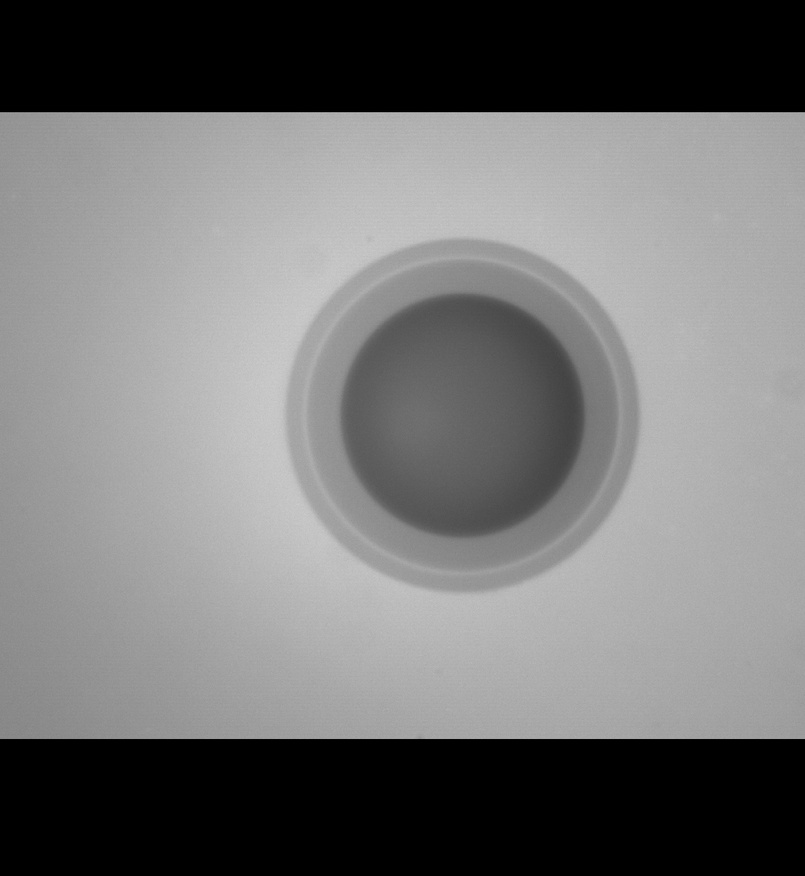
#> input picture image1.jpg, 805 x 876 px, shrunk from 1040 x 1132 before the run
$ python -i advanced_scratch_detection.py   (imports and definitions only)   (older library calls are emulated)
#> lines starting #> are read from the running program, lines starting #| are printed output that depends on the picture; after the words box and inside, x2 and y2 are one past the last pixel; in counts of white or black regions, pixels touching at a corner belong together
#> further down, picture is the input picture: shape (876, 805, 3); min 0, max 205, mean 115.5
#!/usr/bin/env python3
# advanced_scratch_detection.py

"""
Advanced Scratch Detection
=========================================
Based on yudarw's implementation with enhancements
"""

import cv2
import numpy as np
from typing import List, Tuple, Optional, Dict
import logging
from scipy import ndimage
from skimage.morphology import skeletonize
from skimage.feature import hessian_matrix, hessian_matrix_eigvals

class AdvancedScratchDetector:
    """
    Advanced scratch detection using multiple techniques
    """

    def __init__(self):
        self.methods = {
            'gradient': self._gradient_based_detection,
            'gabor': self._gabor_based_detection,
            'hessian': self._hessian_based_detection,
            'morphological': self._morphological_detection,
            'frequency': self._frequency_based_detection
        }

    def detect_scratches(self, image: np.ndarray, zone_mask: Optional[np.ndarray] = None,
                        methods: List[str] = ['gradient', 'gabor', 'hessian'],
                        fusion_weights: Optional[Dict[str, float]] = None) -> Tuple[np.ndarray, Dict[str, np.ndarray]]:
        """
        Detect scratches using multiple methods

        Args:
            image: Input grayscale image
            zone_mask: Optional zone mask
            methods: List of detection methods to use
            fusion_weights: Weights for method fusion

        Returns:
            Final scratch mask and individual method results
        """
        if len(image.shape) == 3:
            image = cv2.cvtColor(image, cv2.COLOR_BGR2GRAY)

        # Default weights
        if fusion_weights is None:
            fusion_weights = {method: 1.0 for method in methods}

        # Apply zone mask if provided
        if zone_mask is not None:
            masked_image = cv2.bitwise_and(image, image, mask=zone_mask)
        else:
            masked_image = image

        # Run selected methods
        individual_results = {}
        combined_map = np.zeros_like(image, dtype=np.float32)

        for method in methods:
            if method in self.methods:
                try:
                    result = self.methods[method](masked_image)
                    individual_results[method] = result

                    # Add weighted contribution
                    weight = fusion_weights.get(method, 1.0)
                    combined_map += result.astype(np.float32) * weight

                except Exception as e:
                    logging.error(f"Error in {method} scratch detection: {e}")
                    continue
#> this loop made 3 passes
#> pass 1, in detect_scratches, `result = self.methods[method](masked_image)`:
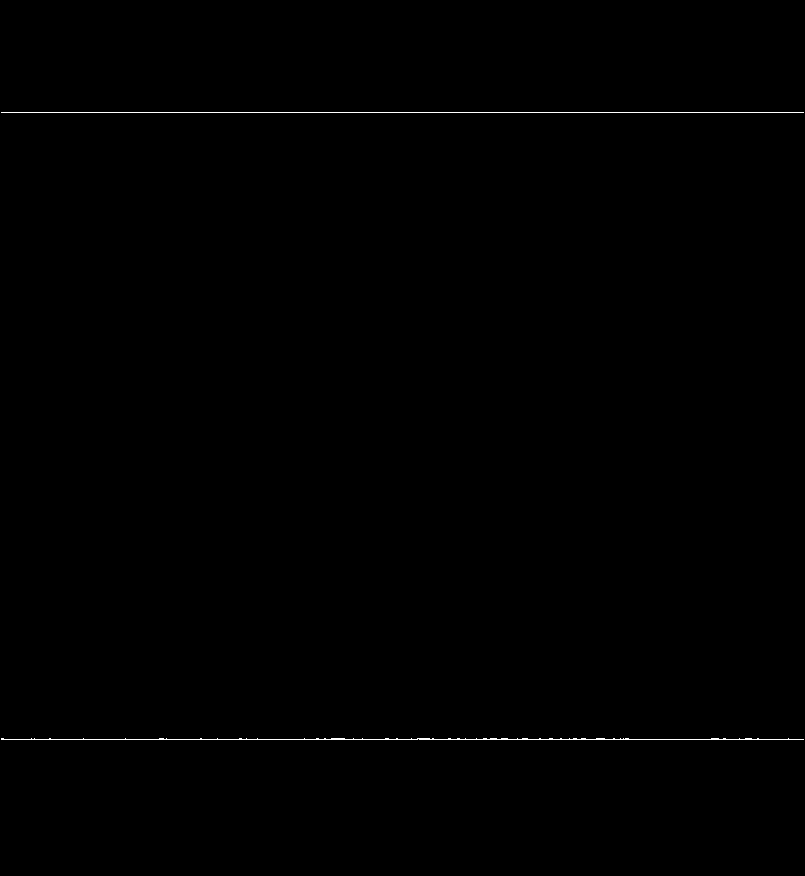
#> result: shape (876, 805); 0.25% white in thin lines or dots, all inside (x1, y1, x2, y2) = (1, 112, 804, 740)
#> pass 2, in detect_scratches, `result = self.methods[method](masked_image)`:
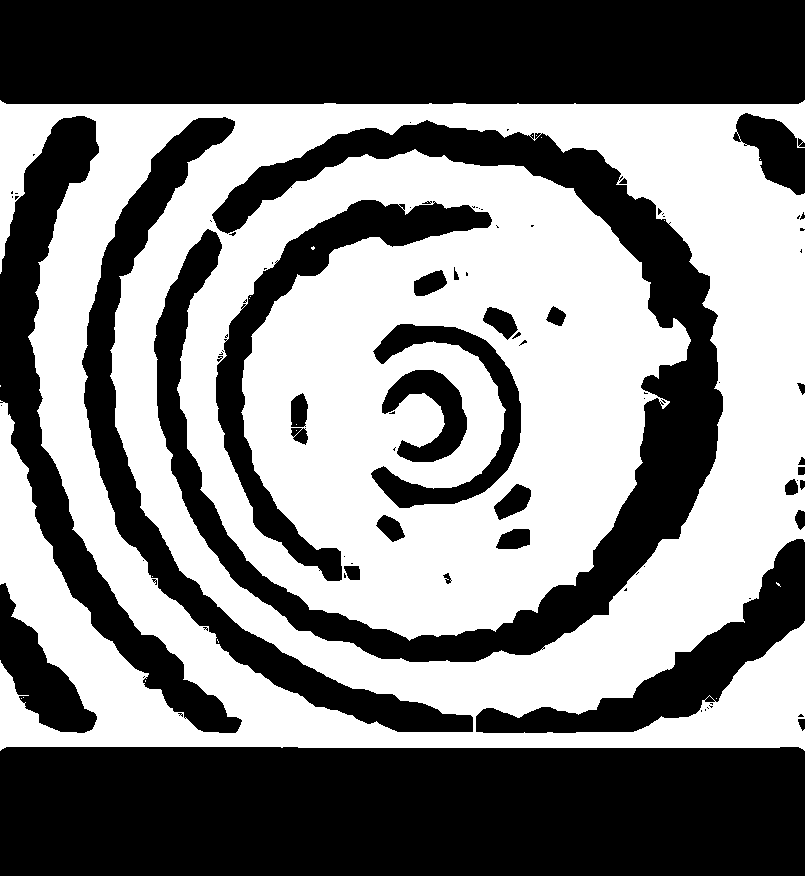
#> result: shape (876, 805); 50.3% white; 91 black regions (58 under 20 px), largest, box (x1, y1, x2, y2) and area: (0, 747, 805, 876) 103335, (0, 0, 805, 104) 83662, (154, 120, 723, 662) 57957
#> pass 2, in detect_scratches, `combined_map += result.astype(np.float32) * weight`:
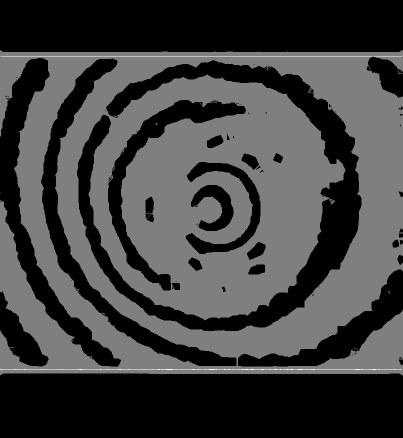
#> combined_map: shape (876, 805) float32 (shown at 1/2 size); min 0, max 510, mean 128.9; drawn with min black and max white
#> after the loop, individual_results = 2 items

        # Normalize combined map
        if len(individual_results) > 0:
            combined_map /= sum(fusion_weights.values())
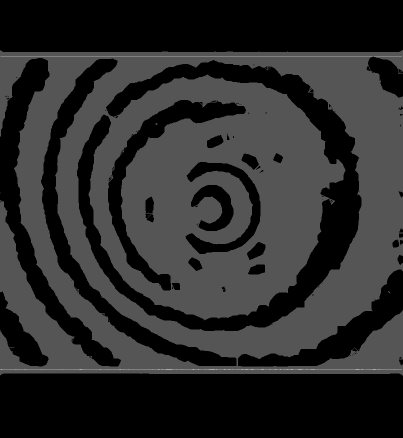
#> combined_map: shape (876, 805) float32 (shown at 1/2 size); min 0, max 170, mean 43
            combined_map = np.clip(combined_map, 0, 255).astype(np.uint8)

        # Apply zone mask to final result
        if zone_mask is not None:
            combined_map = cv2.bitwise_and(combined_map, combined_map, mask=zone_mask)

        # Post-processing
        final_mask = self._postprocess_scratch_mask(combined_map)

        return final_mask, individual_results

    def _gradient_based_detection(self, image: np.ndarray) -> np.ndarray:
        """
        Gradient-based scratch detection
        """
        # Multi-scale gradient analysis
        scales = [1, 2, 3]
        gradient_responses = []

        for scale in scales:
            # Gaussian smoothing at current scale
            sigma = scale * 0.5
            smoothed = cv2.GaussianBlur(image, (0, 0), sigma)

            # Compute gradients
            grad_x = cv2.Sobel(smoothed, cv2.CV_64F, 1, 0, ksize=3)
            grad_y = cv2.Sobel(smoothed, cv2.CV_64F, 0, 1, ksize=3)

            # Gradient magnitude
            grad_mag = np.sqrt(grad_x**2 + grad_y**2)

            # Gradient direction
            grad_dir = np.arctan2(grad_y, grad_x)

            # Directional non-maximum suppression
            nms_result = self._directional_nms(grad_mag, grad_dir)

            gradient_responses.append(nms_result)

        # Combine multi-scale responses
        combined = np.max(gradient_responses, axis=0)

        # Normalize
        combined = cv2.normalize(combined, None, 0, 255, cv2.NORM_MINMAX, dtype=cv2.CV_8U)

        # Threshold
        _, binary = cv2.threshold(combined, 0, 255, cv2.THRESH_BINARY + cv2.THRESH_OTSU)

        return binary

    def _gabor_based_detection(self, image: np.ndarray) -> np.ndarray:
        """
        Gabor filter based scratch detection
        """
        # Gabor parameters optimized for scratches
        ksize = 21
        sigma = 3.0
        lambd = 10.0
        gamma = 0.5
        psi = 0

        # Multiple orientations
        orientations = np.arange(0, np.pi, np.pi / 8)

        gabor_responses = []

        for theta in orientations:
            # Create Gabor kernel
            kernel = cv2.getGaborKernel((ksize, ksize), sigma, theta, lambd, gamma, psi)

            # Apply filter
            filtered = cv2.filter2D(image, cv2.CV_32F, kernel)

            # Take absolute value
            response = np.abs(filtered)

            gabor_responses.append(response)

        # Max response across orientations
        max_response = np.max(gabor_responses, axis=0)

        # Enhance linear structures
        # Apply morphological operations with oriented kernels
        enhanced = np.zeros_like(max_response)

        for theta in orientations:
            # Create oriented kernel
            kernel_length = 15
            kernel = self._create_oriented_kernel(kernel_length, theta, width=3)

            # Morphological closing
            closed = cv2.morphologyEx(max_response.astype(np.uint8), cv2.MORPH_CLOSE, kernel)
            enhanced = np.maximum(enhanced, closed)

        # Normalize and threshold
        enhanced = cv2.normalize(enhanced, None, 0, 255, cv2.NORM_MINMAX, dtype=cv2.CV_8U)
        _, binary = cv2.threshold(enhanced, 0, 255, cv2.THRESH_BINARY + cv2.THRESH_OTSU)

        return binary

    def _hessian_based_detection(self, image: np.ndarray) -> np.ndarray:
        """
        Hessian matrix based scratch detection
        """
        # Multi-scale Hessian analysis
        scales = [1.0, 1.5, 2.0]
        hessian_responses = []

        for sigma in scales:
            # Compute Hessian matrix
            Hxx, Hxy, Hyy = hessian_matrix(image, sigma=sigma, order='xy')

            # Compute eigenvalues
            lambda1, lambda2 = hessian_matrix_eigvals(Hxx, Hxy, Hyy)

            # Ridge measure (scratches are ridges)
            # Based on Frangi vesselness filter
            beta = 0.5
            c = 15

            # Ensure lambda2 is the larger eigenvalue
            lambda1_abs = np.abs(lambda1)
            lambda2_abs = np.abs(lambda2)

            # Ridge measure
            Rb = lambda1_abs / (lambda2_abs + 1e-10)
            S = np.sqrt(lambda1_abs**2 + lambda2_abs**2)

            # Vesselness measure
            vesselness = np.exp(-(Rb**2) / (2 * beta**2)) * (1 - np.exp(-(S**2) / (2 * c**2)))

            # Only keep where lambda2 < 0 (bright ridges on dark background)
            vesselness[lambda2 >= 0] = 0

            hessian_responses.append(vesselness)

        # Combine scales
        combined = np.max(hessian_responses, axis=0)

        # Normalize
        combined = cv2.normalize(combined, None, 0, 255, cv2.NORM_MINMAX, dtype=cv2.CV_8U)

        # Threshold
        _, binary = cv2.threshold(combined, 30, 255, cv2.THRESH_BINARY)

        return binary

    # [73 lines left out: functions _morphological_detection, _frequency_based_detection, not called in this run]

    def _create_oriented_kernel(self, length: int, angle: float, width: int = 3) -> np.ndarray:
        """
        Create an oriented linear kernel
        """
        # Create a horizontal line kernel
        kernel = np.zeros((length, length), dtype=np.uint8)
        center = length // 2

        # Draw horizontal line
        kernel[center - width//2:center + width//2 + 1, :] = 1

        # Rotate kernel
        M = cv2.getRotationMatrix2D((center, center), np.degrees(angle), 1)
        rotated = cv2.warpAffine(kernel, M, (length, length))

        return rotated

    # [22 lines left out: function _create_oriented_bandpass, not called in this run]

    def _directional_nms(self, magnitude: np.ndarray, direction: np.ndarray) -> np.ndarray:
        """
        Directional non-maximum suppression
        """
        rows, cols = magnitude.shape
        suppressed = np.zeros_like(magnitude)
        angle = direction * 180.0 / np.pi
        angle[angle < 0] += 180

        for i in range(1, rows - 1):
            for j in range(1, cols - 1):
                q = 255
                r = 255

                # Angle 0
                if (0 <= angle[i, j] < 22.5) or (157.5 <= angle[i, j] <= 180):
                    q = magnitude[i, j+1]
                    r = magnitude[i, j-1]
                # Angle 45
                elif 22.5 <= angle[i, j] < 67.5:
                    q = magnitude[i+1, j-1]
                    r = magnitude[i-1, j+1]
                # Angle 90
                elif 67.5 <= angle[i, j] < 112.5:
                    q = magnitude[i+1, j]
                    r = magnitude[i-1, j]
                # Angle 135
                elif 112.5 <= angle[i, j] < 157.5:
                    q = magnitude[i-1, j-1]
                    r = magnitude[i+1, j+1]

                if magnitude[i, j] >= q and magnitude[i, j] >= r:
                    suppressed[i, j] = magnitude[i, j]

        return suppressed

    def _postprocess_scratch_mask(self, mask: np.ndarray) -> np.ndarray:
        """
        Post-process scratch detection results
        """
        # Remove small components
        min_scratch_length = 20
        num_labels, labels, stats, _ = cv2.connectedComponentsWithStats(mask, connectivity=8)
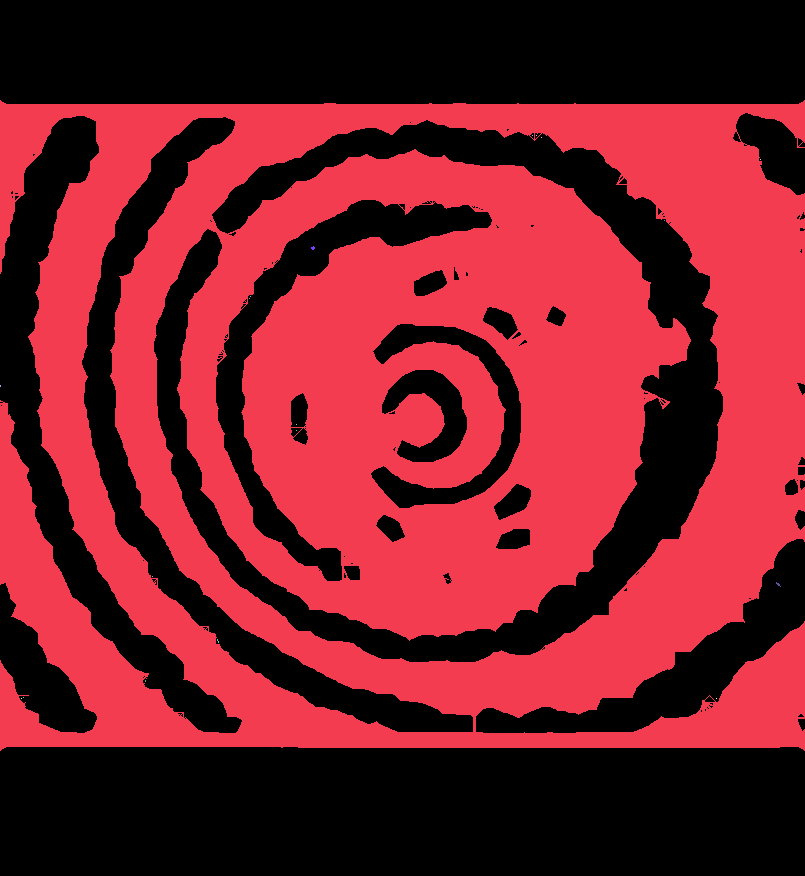
#> labels: shape (876, 805) int32; 20 distinct labels, from 0 to 19; one colour per label, 0 black
#> num_labels = 20; stats = 20 rows, first 6: [0, 0, 805, 876, 350512], [0, 100, 805, 651, 354626], [532, 135, 1, 1, 1], [536, 135, 1, 1, 1], [541, 137, 1, 1, 1], [760, 159, 1, 1, 1]

        cleaned_mask = np.zeros_like(mask)

        for i in range(1, num_labels):
            # Get component properties
            area = stats[i, cv2.CC_STAT_AREA]
            width = stats[i, cv2.CC_STAT_WIDTH]
            height = stats[i, cv2.CC_STAT_HEIGHT]

            # Calculate aspect ratio
            aspect_ratio = max(width, height) / (min(width, height) + 1e-6)

            # Keep if it looks like a scratch (elongated)
            if aspect_ratio > 3 and max(width, height) > min_scratch_length:
                cleaned_mask[labels == i] = 255
#> this loop made 19 passes
#> (area, width, height, aspect_ratio) on pass 1: (354626, 805, 651, 1.24)
#> cleaned_mask: shape (876, 805); every value is 0

        # Apply skeletonization to thin scratches
        skeleton = skeletonize(cleaned_mask > 0).astype(np.uint8) * 255

        # Dilate slightly to make visible
        kernel = cv2.getStructuringElement(cv2.MORPH_CROSS, (3, 3))
        final_mask = cv2.dilate(skeleton, kernel, iterations=1)

        return final_mask

>>> import cv2
>>> picture = cv2.imread('../image1.jpg')
>>> result = AdvancedScratchDetector().detect_scratches(picture)

$ run again, on image2.jpg
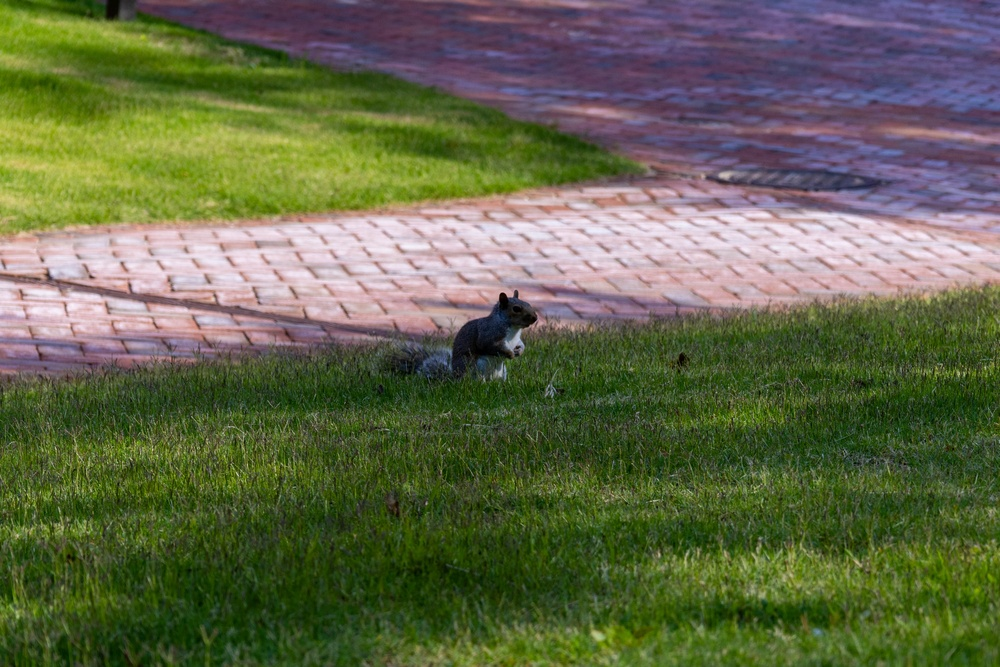
#> input picture image2.jpg, 1000 x 667 px, shrunk from 3744 x 2496 before the run
#> picture is the input picture: shape (667, 1000, 3); mean B, G, R 72.8, 103.8, 98.4
#> the loop in detect_scratches, `for method in methods:` made 3 passes
#> pass 1, in detect_scratches, `result = self.methods[method](masked_image)`:
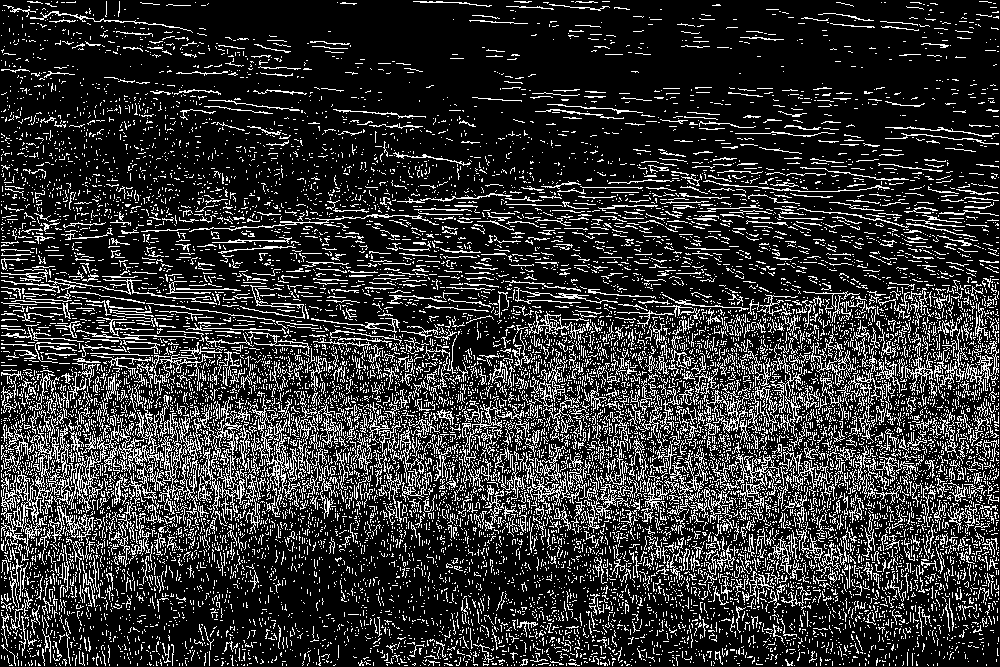
#> result: shape (667, 1000); 19.4% white in thin lines or dots
#> after the loop in detect_scratches, `for method in methods:`: individual_results = 2 items
#> in _postprocess_scratch_mask, `num_labels, labels, stats, _ = cv2.connectedComponentsWithStats(mask, ..`:
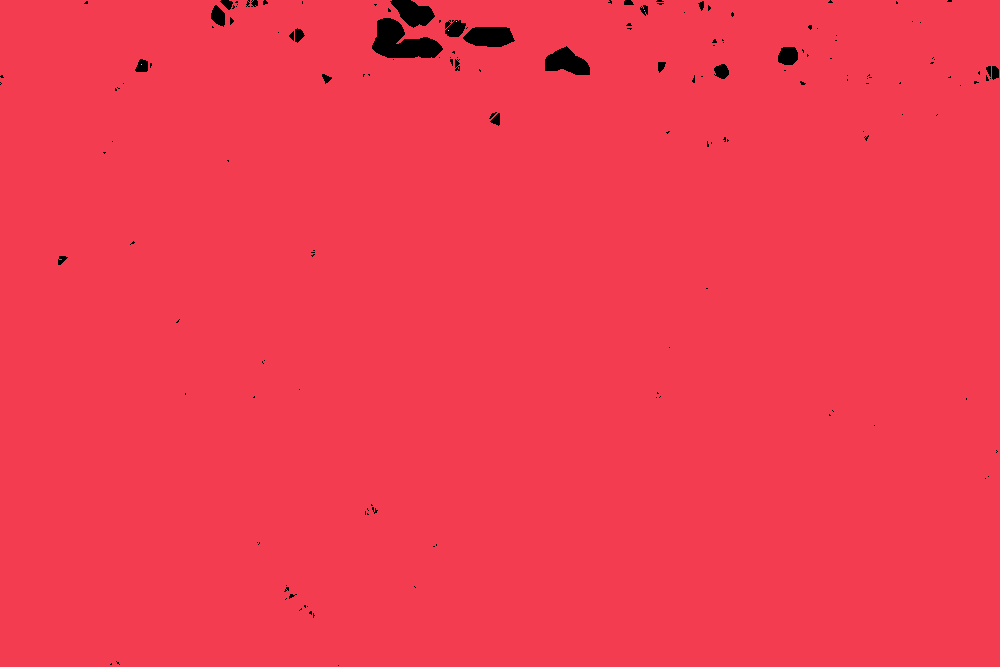
#> labels: shape (667, 1000) int32; 6 distinct labels, from 0 to 5; one colour per label, 0 black
#> num_labels = 6; stats = [[0, 0, 999, 666, 6624], [0, 0, 1000, 667, 660372], [644, 10, 1, 1, 1], [456, 21, 1, 1, 1], [448, 30, 1, 1, 1], [141, 64, 1, 1, 1]]
#> the loop in _postprocess_scratch_mask, `for i in range(1, num_labels):` made 5 passes
#> (area, width, height, aspect_ratio) on pass 1: (660372, 1000, 667, 1.5)
